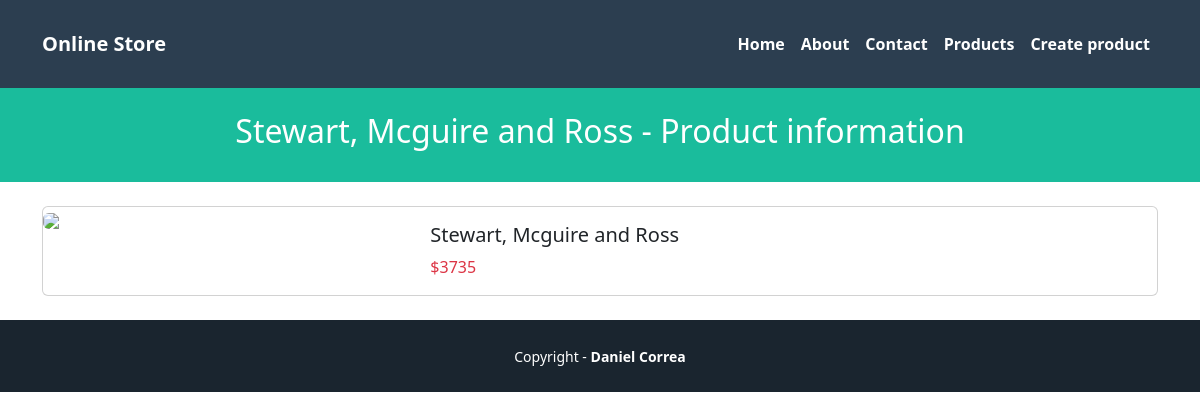
The page /products/1 on the database as committed earlier.
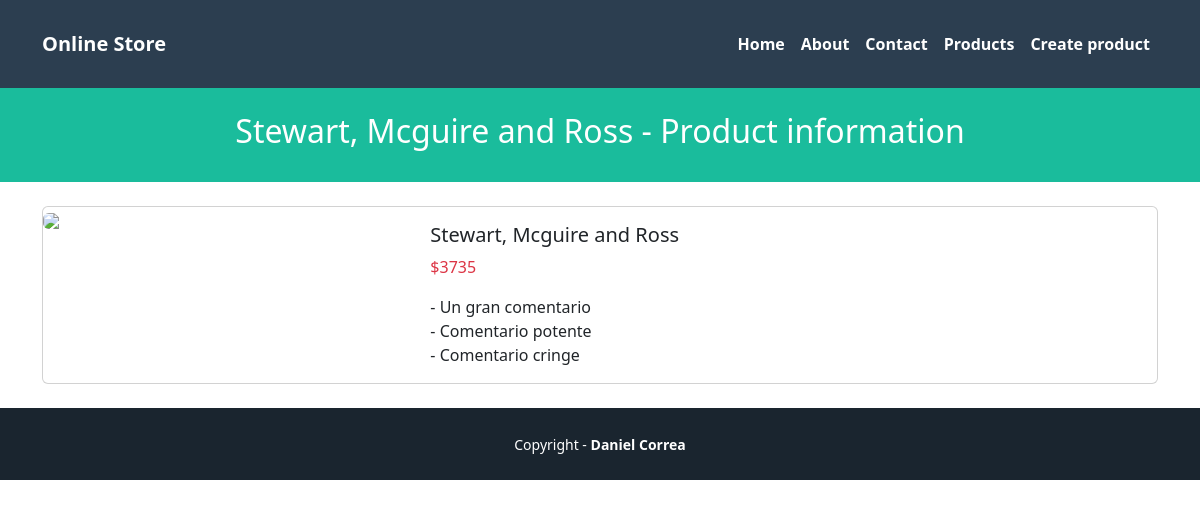
The same page on the database as committed later.
### pages/models.py (models this page shows)
class Product(models.Model):
    name = models.CharField(max_length=255)
    price = models.IntegerField()
    created_at = models.DateTimeField(auto_now_add=True)
    update_at = models.DateTimeField(auto_now=True)

class Comment(models.Model):
    product = models.ForeignKey(Product, on_delete=models.CASCADE)
    description = models.TextField()

### pages/views.py (the view)
# urls.py: path("products/<str:id>", ProductShowView.as_view(), name="show"),
class ProductShowView(View):
    template_name = 'products/show.html'
    def get(self, request, id):
        try:
            product_id = int(id)
            if product_id < 1:
                raise ValueError("Product id must be 1 or greater")
            product = get_object_or_404(Product, pk=product_id)
        except (IndexError, ValueError):
            return HttpResponseRedirect(reverse("home"))
        viewData = {}
        product = get_object_or_404(Product, pk=product_id)
        viewData["title"] = product.name + ' - Online Store'
        viewData["subtitle"] = product.name + " - Product information"
        viewData["product"] = product
        return render(request, self.template_name, viewData)

### pages/templates/products/show.html (shortened to what this page needs)
{% extends 'base.html' %}
{% block header_title %} {{subtitle}}{% endblock %}
{% block content %}
<div class="card mb-3">
    <div class="row g-0">
        <div class="col-md-4">
             <img src="https://static.djangoproject.com/img/logos/django-logo-positive.svg" class="img-fluid rounded-start">
        </div>
        <div class="col-md-8">
            <div class="card-body">
                <h5 class="card-title">
                    {{product.name}}
                </h5>
                {% if product.price > "2000" %}
                    <p class="card-text">${{product.price}}</p>
                {% else %}
                    <p class="card-text text-danger">${{product.price}}</p>
                {%endif%}
                {% for comment in product.comment_set.all%}
                    - {{comment.description}}<br>
                {% endfor %}
            </div>
        </div>
    </div>
</div>
{% endblock %}

### pages/templates/base.html (shortened to what this page needs)
{% load static %}
<!doctype html>
<html lang="en">
    <head>
        <link href="https://cdn.jsdelivr.net/npm/bootstrap@5.3.0-alpha1/dist/css/bootstrap.min.css" rel="stylesheet" />
        <link href="{% static 'pages/app.css' %}" rel="stylesheet" />
    </head>
    <body>
        <nav class="navbar navbar-expand-lg navbar-dark bg-secondary py-4">
            <div class="container">
                <a class="navbar-brand" href="{% url "home" %}">Online Store</a>
                <div class="collapse navbar-collapse" id="navbarNavAltMarkup">
                    <div class="navbar-nav ms-auto">
                        <a class="nav-link active" href="{% url "home" %}">Home</a>
                        <a class="nav-link active" href="{% url "about" %}">About</a>
                        <a class="nav-link active" href="{% url "contact" %}">Contact</a>
                        <a class="nav-link active" href="{% url "index" %}">Products</a>
                        <a class="nav-link active" href="{% url "form" %}">Create product</a>
                    </div>
                </div>
            </div>
        </nav>
        <header class="masthead bg-primary text-white text-center py-4">
            <div class="container d-flex align-items-center flex-column">
                <h2>{% block header_title %}'A Laravel EAFIT App'{% endblock %}</h2>
            </div>
        </header>
        <div class="container my-4">
            {% block content %}
            {% endblock %}
        </div>
        {% block footer %}
        <div class="copyright py-4 text-center text-white">
            <div class="container">
                <small>
                    Copyright - <a class="text-reset fw-bold text-decoration-none" target="_blank" href="https://twitter.com/danielgarax">Daniel Correa</a>
                </small>
            </div>
        </div>
        {% endblock %}
    </body>
</html>

### pages/static/pages/app.css (style rules this page uses)
.bg-secondary { background-color: #2c3e50 !important; }
.copyright { background-color: #1a252f; }
.bg-primary { background-color: #1abc9c !important; }
nav { font-weight: 700; }

Rows that differ between the two databases and show on the page:
added Comment: description "Un gran comentario"
added Comment: description "Comentario potente"
added Comment: description "Comentario cringe"
